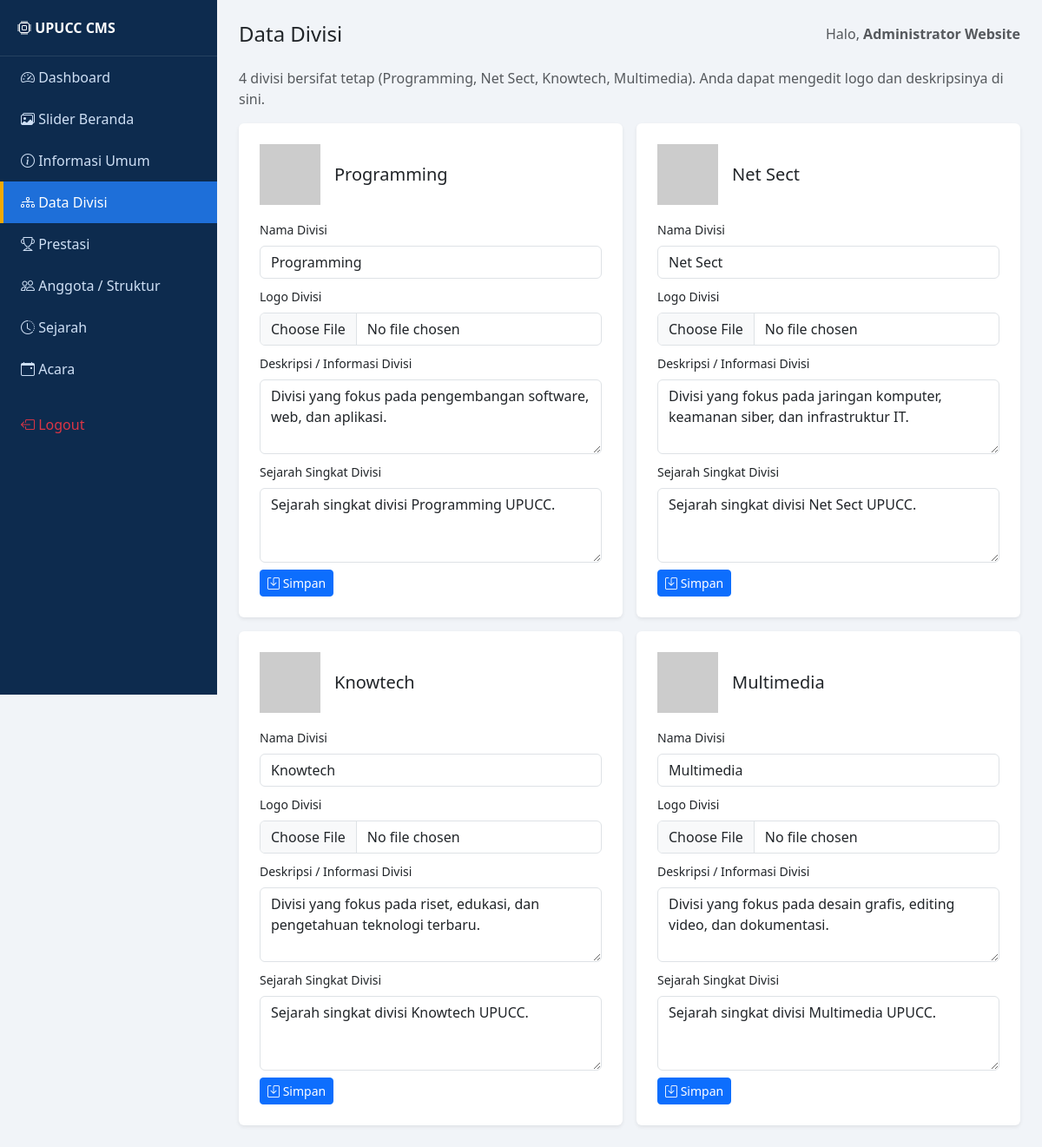
Page /dashboard/divisi.php (signed in) on the committed database.
### tables this page shows
CREATE TABLE divisions (
  id INT AUTO_INCREMENT PRIMARY KEY,
  nama VARCHAR(50) NOT NULL,
  slug VARCHAR(50) UNIQUE NOT NULL,
  logo VARCHAR(255) DEFAULT NULL,
  deskripsi TEXT,
  sejarah TEXT
);

### includes/functions.php (called while the page is built, shortened)
<?php
function e($str) {
    return htmlspecialchars($str ?? '', ENT_QUOTES, 'UTF-8');
}

### dashboard/divisi.php (the view, shortened to what this page needs)
<?php
$pageTitle = 'Data Divisi';
$activeMenu = 'divisi';
require_once __DIR__ . '/partials/header.php';
$divisions = $pdo->query("SELECT * FROM divisions ORDER BY id ASC")->fetchAll();
?>
<p class="text-muted">4 divisi bersifat tetap (Programming, Net Sect, Knowtech, Multimedia). Anda dapat mengedit logo dan deskripsinya di sini.</p>
<div class="row g-3">
  <?php foreach ($divisions as $d): ?>
  <div class="col-md-6">
    <div class="card border-0 shadow-sm p-4">
      <div class="d-flex gap-3 align-items-center mb-3">
        <img src="<?= $d['logo'] ? '../uploads/divisi/'.e($d['logo']) : 'https://via.placeholder.com/70?text='.e(substr($d['nama'],0,1)) ?>" style="width:70px;height:70px;object-fit:contain;">
        <h5 class="mb-0"><?= e($d['nama']) ?></h5>
      </div>
      <form method="POST" enctype="multipart/form-data">
        <div class="mb-2">
          <label class="form-label small">Nama Divisi</label>
          <input type="text" name="nama" class="form-control" value="<?= e($d['nama']) ?>" required>
        </div>
        <div class="mb-2">
          <label class="form-label small">Logo Divisi</label>
          <input type="file" name="logo" class="form-control" accept="image/*">
        </div>
        <div class="mb-2">
          <label class="form-label small">Deskripsi / Informasi Divisi</label>
          <textarea name="deskripsi" class="form-control" rows="3"><?= e($d['deskripsi']) ?></textarea>
        </div>
        <div class="mb-2">
          <label class="form-label small">Sejarah Singkat Divisi</label>
          <textarea name="sejarah" class="form-control" rows="3"><?= e($d['sejarah']) ?></textarea>
        </div>
        <button class="btn btn-sm btn-primary"><i class="bi bi-save"></i> Simpan</button>
      </form>
    </div>
  </div>
  <?php endforeach; ?>
</div>
<?php require_once __DIR__ . '/partials/footer.php'; ?>

### dashboard/partials/header.php (shortened to what this page needs)
<?php
require_once __DIR__ . '/../../includes/functions.php';
$activeMenu = $activeMenu ?? '';
$menus = [
  'index'       => ['Dashboard', 'bi-speedometer2'],
  'slider'      => ['Slider Beranda', 'bi-images'],
  'informasi'   => ['Informasi Umum', 'bi-info-circle'],
  'divisi'      => ['Data Divisi', 'bi-diagram-3'],
  'prestasi'    => ['Prestasi', 'bi-trophy'],
  'anggota'     => ['Anggota / Struktur', 'bi-people'],
  'sejarah'     => ['Sejarah', 'bi-clock-history'],
  'acara'       => ['Acara', 'bi-calendar-event'],
];
?>
<!DOCTYPE html>
<html lang="id">
<head>
<link href="https://cdn.jsdelivr.net/npm/bootstrap@5.3.3/dist/css/bootstrap.min.css" rel="stylesheet">
<link href="https://cdn.jsdelivr.net/npm/bootstrap-icons@1.11.3/font/bootstrap-icons.css" rel="stylesheet">
</head>
<body>
<div class="sb">
  <div class="brand"><i class="bi bi-cpu"></i> UPUCC CMS</div>
  <?php foreach ($menus as $key => $m): ?>
    <a href="<?= $key ?>.php" class="<?= $activeMenu===$key?'active':'' ?>"><i class="bi <?= $m[1] ?>"></i> <?= $m[0] ?></a>
  <?php endforeach; ?>
  <a href="logout.php" class="text-danger mt-3"><i class="bi bi-box-arrow-left"></i> Logout</a>
</div>
<div class="main">
  <div class="d-flex justify-content-between align-items-center mb-4">
    <h4 class="mb-0"><?= isset($pageTitle) ? e($pageTitle) : 'Dashboard' ?></h4>
    <span class="text-muted">Halo, <b><?= e($_SESSION['admin_nama'] ?? '') ?></b></span>
  </div>

### dashboard/partials/footer.php (shortened to what this page needs)
</div>
</body>
</html>

### dashboard/partials/header.php (style rules this page uses)
body { background:#f1f4f8; }
.sb { min-height:100vh;background:#0d2b4e;width:250px;position:fixed;top:0;left:0; }
.sb a { color:#cfe0f5;display:block;padding:12px 20px;text-decoration:none;border-left:4px solid transparent; }
.sb a:hover,.sb a.active { background:#1e6fd9;color:#fff;border-left-color:#f2a900; }
.sb .brand { color:#fff;font-weight:700;padding:20px;border-bottom:1px solid rgba(255,255,255,.1); }
.main { margin-left:250px;padding:25px; }

### rows in the picture
divisions: nama "Programming", deskripsi "Divisi yang fokus pada pengembangan software, web, dan aplikasi.", sejarah "Sejarah singkat divisi Programming UPUCC."
divisions: nama "Net Sect", deskripsi "Divisi yang fokus pada jaringan komputer, keamanan siber, dan infrastruktur IT.", sejarah "Sejarah singkat divisi Net Sect UPUCC."
divisions: nama "Knowtech", deskripsi "Divisi yang fokus pada riset, edukasi, dan pengetahuan teknologi terbaru.", sejarah "Sejarah singkat divisi Knowtech UPUCC."
divisions: nama "Multimedia", deskripsi "Divisi yang fokus pada desain grafis, editing video, dan dokumentasi.", sejarah "Sejarah singkat divisi Multimedia UPUCC."

### other values in the picture
$m[0] "Dashboard"
$m[0] "Slider Beranda"
$m[0] "Informasi Umum"
$m[0] "Data Divisi"
$m[0] "Prestasi"
$m[0] "Anggota / Struktur"
$m[0] "Sejarah"
$m[0] "Acara"
$pageTitle "Data Divisi"
$_SESSION['admin_nama'] "Administrator Website"
